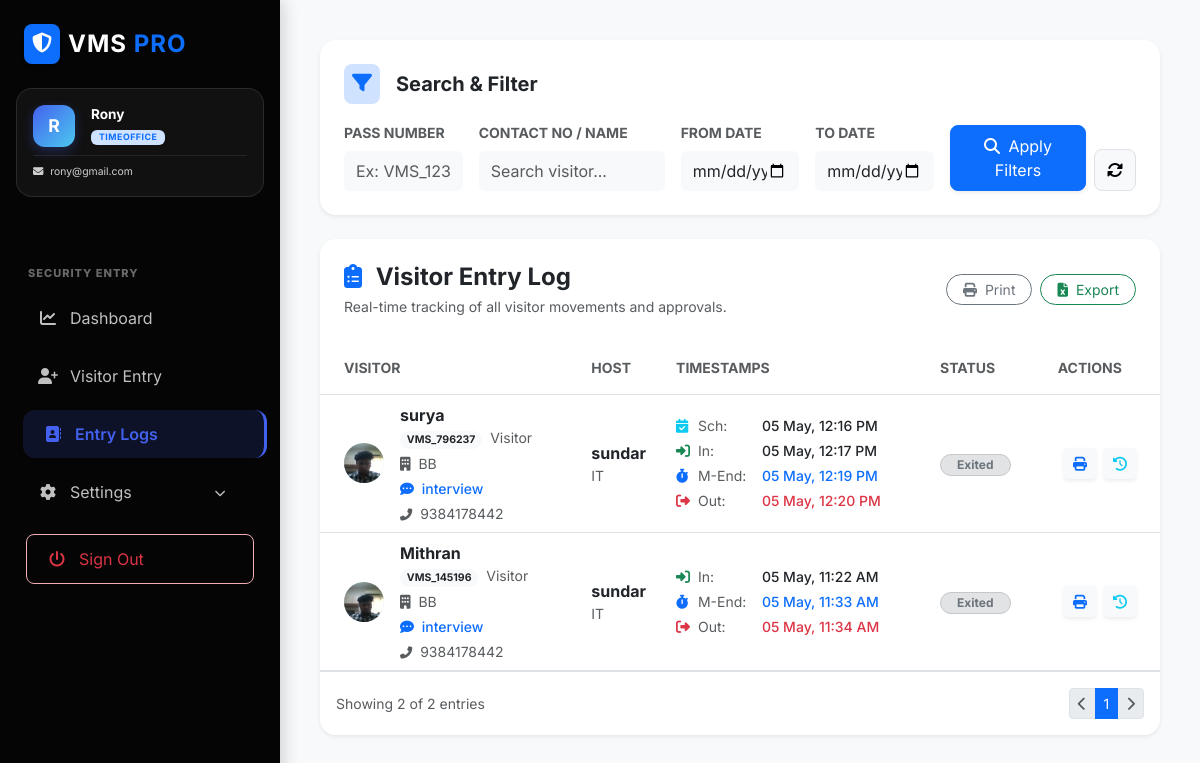
The app's page /list_visitor.php (signed in) with its own data.
### tables this page shows
CREATE TABLE `visitor_master` (
  `id` int(11) NOT NULL,
  `pass_no` varchar(50) DEFAULT NULL,
  `img_capture` longtext DEFAULT NULL,
  `person_to_meet` varchar(100) NOT NULL,
  `purpose` varchar(255) NOT NULL,
  `visitor_type` enum('Client','Vendor','Visitor') NOT NULL,
  `company_name` varchar(100) DEFAULT NULL,
  `location` varchar(100) DEFAULT NULL,
  `visitor_name` varchar(100) NOT NULL,
  `gender` enum('Male','Female','Other') DEFAULT 'Male',
  `contact_no` varchar(15) NOT NULL,
  `email` varchar(100) DEFAULT NULL,
  `meeting_date_time` datetime DEFAULT NULL,
  `devices` text DEFAULT NULL,
  `id_type` varchar(50) DEFAULT NULL,
  `id_upload` varchar(255) DEFAULT NULL,
  `status` enum('Pending','Approved','Rejected') DEFAULT 'Pending',
  `in_time` datetime DEFAULT NULL,
  `out_time` datetime DEFAULT NULL,
  `created_at` timestamp NOT NULL DEFAULT current_timestamp(),
  `vehicle_type` varchar(50) DEFAULT NULL,
  `vehicle_number` varchar(50) DEFAULT NULL,
  `employee_id` int(11) DEFAULT NULL,
  `mobile_count` int(11) DEFAULT NULL,
  `charger_count` int(11) DEFAULT NULL,
  `disc_count` int(11) DEFAULT NULL,
  `laptop_count` int(11) DEFAULT NULL,
  `approval_status` tinyint(4) DEFAULT 0 COMMENT '0=Pending, 1=Approved, 2=Rejected,\r\n3= Schedule',
  `meeting_out_time` datetime DEFAULT NULL,
  `checkin_by` int(11) DEFAULT NULL,
  `checkout_by` int(11) DEFAULT NULL
);

### list_visitor.php (the view, shortened to what this page needs)
<?php include("includes/config.php"); ?>
<?php
$limit = 10;
$page = isset($_GET['page']) ? (int)$_GET['page'] : 1;
$offset = ($page - 1) * $limit;
$pass_no = $_GET['pass_no'] ?? '';
$from_date = $_GET['from_date'] ?? '';
$to_date = $_GET['to_date'] ?? '';
$count_query = "SELECT COUNT(*) FROM visitor_master WHERE 1=1";
$params = [];
$total_stmt = $con->prepare($count_query);
$total_stmt->execute($params);
$total_records = $total_stmt->fetchColumn();
$total_pages = ceil($total_records / $limit);
$query = "SELECT v.*,
          orig_e.full_name AS first_host_name, orig_e.department AS first_host_dept,
          curr_e.full_name AS curr_host_name, curr_e.department AS curr_host_dept,
          d.dept_color,
          c.full_name AS checkin_staff, co.full_name AS checkout_staff,
          creator.full_name AS scheduled_by_name
          FROM visitor_master v
          /* Join for the First Host (Original Meeting) */
          LEFT JOIN (
              SELECT visitor_id, emp_id, MIN(id) as first_id
              FROM visitor_handoffs
              GROUP BY visitor_id
          ) fh ON v.id = fh.visitor_id
          LEFT JOIN users orig_e ON fh.emp_id = orig_e.id
          /* Join for Current Host (Last Handoff) */
          LEFT JOIN users curr_e ON v.employee_id = curr_e.id
          LEFT JOIN departments d ON orig_e.department = d.dept_name
          LEFT JOIN users c ON v.checkin_by = c.id
          LEFT JOIN users co ON v.checkout_by = co.id
          LEFT JOIN users creator ON v.checkin_by = creator.id
          WHERE 1=1";
$final_params = [];
$query .= " ORDER BY v.id DESC LIMIT $limit OFFSET $offset";
$stmt = $con->prepare($query);
$stmt->execute($final_params);
$visitors = $stmt->fetchAll(PDO::FETCH_ASSOC);
?>
<?php include("includes/header.php"); ?>
<?php include("includes/sidebar.php"); ?>
<div class="content">
    <div class="content-animate">
        <div class="card border-0 shadow-sm rounded-4 p-4 mb-4">
            <div class="d-flex align-items-center mb-3">
                <div class="bg-primary-subtle text-primary rounded-3 p-2 me-3">
                    <i class="fas fa-filter fs-5"></i>
                </div>
                <h5 class="fw-bold mb-0">Search & Filter</h5>
            </div>
            <form method="GET">
                <div class="row g-3">
                    <div class="col-md-2">
                        <label class="form-label small fw-bold text-muted">PASS NUMBER</label>
                        <input type="text" name="pass_no" id="filter_pass_no" class="form-control border-0 bg-light py-2" placeholder="Ex: VMS_123" value="<?= htmlspecialchars($_GET['pass_no'] ?? '') ?>">
                    </div>
                    <div class="col-md-3">
                        <label class="form-label small fw-bold text-muted">CONTACT NO / NAME</label>
                        <input type="text" name="contact_no" class="form-control border-0 bg-light py-2" placeholder="Search visitor..." value="<?= htmlspecialchars($_GET['contact_no'] ?? '') ?>">
                    </div>
                    <div class="col-md-2">
                        <label class="form-label small fw-bold text-muted">FROM DATE</label>
                        <input type="date" name="from_date" class="form-control border-0 bg-light py-2" value="<?= $_GET['from_date'] ?? '' ?>">
                    </div>
                    <div class="col-md-2">
                        <label class="form-label small fw-bold text-muted">TO DATE</label>
                        <input type="date" name="to_date" class="form-control border-0 bg-light py-2" value="<?= $_GET['to_date'] ?? '' ?>">
                    </div>
                    <div class="col-md-3 d-flex align-items-end gap-2">
                        <button class="btn btn-primary flex-grow-1 rounded-3 py-2 shadow-sm"><i class="fas fa-search me-1"></i> Apply Filters</button>
                        <a href="list_visitor.php" class="btn btn-light rounded-3 py-2 border"><i class="fas fa-sync-alt"></i></a>
                    </div>
                </div>
            </form>
        </div>
        <div class="card border-0 shadow-sm rounded-4 overflow-hidden">
            <div class="card-header bg-white border-0 d-flex justify-content-between align-items-center p-4">
                <div>
                    <h4 class="fw-bold mb-0 text-dark"><i class="fas fa-clipboard-list text-primary me-2"></i> Visitor Entry Log</h4>
                    <p class="text-muted small mb-0 mt-1">Real-time tracking of all visitor movements and approvals.</p>
                </div>
                <div class="d-flex gap-2">
                    <button class="btn btn-outline-secondary btn-sm rounded-pill px-3" onclick="getPrint()"><i class="fas fa-print me-1"></i> Print</button>
                    <button class="btn btn-outline-success btn-sm rounded-pill px-3" onclick="exportExcel()"><i class="fas fa-file-excel me-1"></i> Export</button>
                </div>
            </div>
            <div class="card-body p-0">
                <div class="table-responsive">
                    <table class="table table-hover align-middle mb-0">
                        <thead class="bg-light">
                            <tr>
                                <th class="ps-4 py-3 text-muted small fw-bold">VISITOR</th>
                                <th class="py-3 text-muted small fw-bold">HOST</th>
                                <th class="py-3 text-muted small fw-bold">TIMESTAMPS</th>
                                <th class="py-3 text-muted small fw-bold">STATUS</th>
                                <th class="text-center py-3 text-muted small fw-bold pe-4">ACTIONS</th>
                            </tr>
                        </thead>
                        <tbody>
                            <?php foreach($visitors as $row): ?>
                            <tr>
                                <td class="ps-4">
                                    <div class="d-flex align-items-center">
                                        <div class="bg-primary-subtle text-primary rounded-circle overflow-hidden me-3 d-flex align-items-center justify-content-center fw-bold" style="width: 40px; height: 40px; min-width: 40px;">
                                            <?php if(!empty($row['img_capture']) && file_exists("uploads/" . $row['img_capture'])): ?>
                                                <img src="uploads/<?= htmlspecialchars($row['img_capture']) ?>" style="width: 100%; height: 100%; object-fit: cover;">
                                            <?php else: ?>
                                                <i class="fas fa-user"></i>
                                            <?php endif; ?>
                                        </div>
                                        <div>
                                            <div class="fw-bold text-dark"><?= htmlspecialchars($row['visitor_name']) ?></div>
                                            <div class="small text-muted mb-1">
                                                <span class="badge bg-light text-dark border-0 rounded-pill me-1"><?= htmlspecialchars($row['pass_no'] ?: 'NULL') ?></span>
                                                <?= htmlspecialchars($row['visitor_type']) ?>
                                            </div>
                                            <div class="small text-muted"><i class="fas fa-building me-1"></i> <?= htmlspecialchars($row['company_name'] ?: 'Independent') ?></div>
                                            <div class="small text-primary mt-1 fw-medium"><i class="fas fa-comment-dots me-1"></i> <?= htmlspecialchars($row['purpose']) ?></div>
                                            <div class="small text-muted mt-1"><i class="fas fa-phone-alt small me-1"></i> <?= htmlspecialchars($row['contact_no']) ?></div>
                                        </div>
                                    </div>
                                </td>
                                <td>
                                    <?php
                                        $host_name = $row['first_host_name'] ?: ($row['curr_host_name'] ?: 'Not Assigned');
                                        $host_dept = $row['first_host_dept'] ?: ($row['curr_host_dept'] ?: '-');
                                    ?>
                                    <div class="fw-bold text-dark"><?= htmlspecialchars($host_name) ?></div>
                                    <div class="small text-muted"><?= htmlspecialchars($host_dept) ?></div>
                                </td>
                                <td>
                                    <?php if(!empty($row['meeting_date_time'])): ?>
                                    <div class="small mb-1">
                                        <i class="fas fa-calendar-check text-info me-1" style="width: 14px;"></i>
                                        <span class="text-muted" style="display:inline-block; width: 60px;">Sch:</span> <span class="fw-medium"><?= date("d M, h:i A", strtotime($row['meeting_date_time'])) ?></span>
                                    </div>
                                    <?php endif; ?>
                                    <?php if(!empty($row['in_time'])): ?>
                                    <div class="small mb-1">
                                        <i class="fas fa-sign-in-alt text-success me-1" style="width: 14px;"></i>
                                        <span class="text-muted" style="display:inline-block; width: 60px;">In:</span> <span class="fw-medium"><?= date("d M, h:i A", strtotime($row['in_time'])) ?></span>
                                    </div>
                                    <?php endif; ?>
                                    <?php if(!empty($row['meeting_out_time'])): ?>
                                    <div class="small mb-1 text-primary">
                                        <i class="fas fa-stopwatch me-1" style="width: 14px;"></i>
                                        <span class="text-muted" style="display:inline-block; width: 60px;">M-End:</span> <span class="fw-medium"><?= date("d M, h:i A", strtotime($row['meeting_out_time'])) ?></span>
                                    </div>
                                    <?php endif; ?>
                                    <?php if(!empty($row['out_time'])): ?>
                                    <div class="small text-danger">
                                        <i class="fas fa-sign-out-alt me-1" style="width: 14px;"></i>
                                        <span class="text-muted" style="display:inline-block; width: 60px;">Out:</span> <span class="fw-medium"><?= date("d M, h:i A", strtotime($row['out_time'])) ?></span>
                                    </div>
                                    <?php endif; ?>
                                </td>
                                <td>
                                    <?php
                                        $is_expired = false;
                                    ?>
                                    <?php
                                        if($is_expired): ?>
                                            <span class="badge bg-danger-subtle text-danger border border-danger-subtle rounded-pill px-3">Expired</span>
                                        <?php elseif(!empty($row['out_time'])): ?>
                                            <span class="badge bg-secondary-subtle text-secondary border border-secondary-subtle rounded-pill px-3">Exited</span>
                                        <?php endif; ?>
                                </td>
                                <td class="pe-4">
                                    <div class="d-flex gap-2 justify-content-end">
                                        <?php if($row['approval_status'] == 1): ?>
                                            <a href="receipt.php?pass_no=<?= urlencode($row['pass_no']) ?>" class="btn btn-light btn-sm text-primary shadow-sm" title="Print Pass"><i class="fas fa-print"></i></a>
                                            <button class="btn btn-light btn-sm text-info shadow-sm viewTimelineBtn" data-id="<?= $row['id'] ?>" data-name="<?= htmlspecialchars($row['visitor_name']) ?>" title="History"><i class="fas fa-clock-rotate-left"></i></button>
                                        <?php elseif($row['approval_status'] == 3 && $_SESSION['role'] === 'timeoffice' && !$is_expired): ?>
                                            <a href="add_visitor_form.php?id=<?= $row['id'] ?>" class="btn btn-primary btn-sm rounded-pill px-3 shadow-sm">Check-IN</a>
                                        <?php else: ?>
                                            <span class="text-muted small">N/A</span>
                                        <?php endif; ?>
                                    </div>
                                </td>
                            </tr>
                            <?php endforeach; ?>
                        </tbody>
                    </table>
                </div>
            </div>
            <div class="card-footer bg-white border-top d-flex justify-content-between align-items-center py-3">
                <div class="text-muted small">
                    Showing <?= count($visitors) ?> of <?= $total_records ?> entries
                </div>
                <nav>
                    <ul class="pagination pagination-sm mb-0">
                        <li class="page-item <?= ($page <= 1) ? 'disabled' : '' ?>">
                            <a class="page-link" href="?page=<?= $page-1 ?>&pass_no=<?= $pass_no ?>&visitor_name=<?= $visitor_name ?>&from_date=<?= $from_date ?>&to_date=<?= $to_date ?>"><i class="fas fa-chevron-left"></i></a>
                        </li>
                        <?php for($i = 1; $i <= $total_pages; $i++): ?>
                            <li class="page-item <?= ($i == $page) ? 'active' : '' ?>">
                                <a class="page-link" href="?page=<?= $i ?>&pass_no=<?= $pass_no ?>&visitor_name=<?= $visitor_name ?>&from_date=<?= $from_date ?>&to_date=<?= $to_date ?>"><?= $i ?></a>
                            </li>
                        <?php endfor; ?>
                        <li class="page-item <?= ($page >= $total_pages) ? 'disabled' : '' ?>">
                            <a class="page-link" href="?page=<?= $page+1 ?>&pass_no=<?= $pass_no ?>&visitor_name=<?= $visitor_name ?>&from_date=<?= $from_date ?>&to_date=<?= $to_date ?>"><i class="fas fa-chevron-right"></i></a>
                        </li>
                    </ul>
                </nav>
            </div>
        </div>
    </div>
</div>
<?php include("includes/footer.php"); ?>

### assets/css/style.css (style rules this page uses)
:root { --primary-color: #4361ee; --secondary-color: #3f37c9; --bg-color: #f8f9fa; --sidebar-bg: #000000; --card-shadow: 0 10px 30px rgba(0, 0, 0, 0.08); }
body { margin: 0; font-family: 'Inter', system-ui, -apple-system, sans-serif; background-color: var(--bg-color); color: #2d3436; }
.content { margin-left: 280px; padding: 40px; min-height: 100vh; transition: margin-left 0.3s ease; }
.overflow-hidden { overflow: hidden; }
.content-animate { animation: fadeInUp 0.6s ease-out both; }
.content-animate:nth-child(1) { animation-delay: 0.1s; }

### records on screen
visitor_master: img_capture (picture), visitor_name "surya", pass_no "VMS_796237", visitor_type "Visitor", company_name "BB", purpose "interview", contact_no "9384178442", host_name "sundar", host_dept "IT", meeting_date_time "05 May, 12:16 PM", in_time "05 May, 12:17 PM", meeting_out_time "05 May, 12:19 PM", out_time "05 May, 12:20 PM", shows "Exited"
visitor_master: img_capture (picture), visitor_name "Mithran", pass_no "VMS_145196", visitor_type "Visitor", company_name "BB", purpose "interview", contact_no "9384178442", host_name "sundar", host_dept "IT", in_time "05 May, 11:22 AM", meeting_out_time "05 May, 11:33 AM", out_time "05 May, 11:34 AM", shows "Exited"

### other values on screen
substr($user_name, 0, 1) "R"
$user_name "Rony"
$user_role "TIMEOFFICE"
$user_email "rony@gmail.com"
count($visitors) "2"
$total_records "2"
